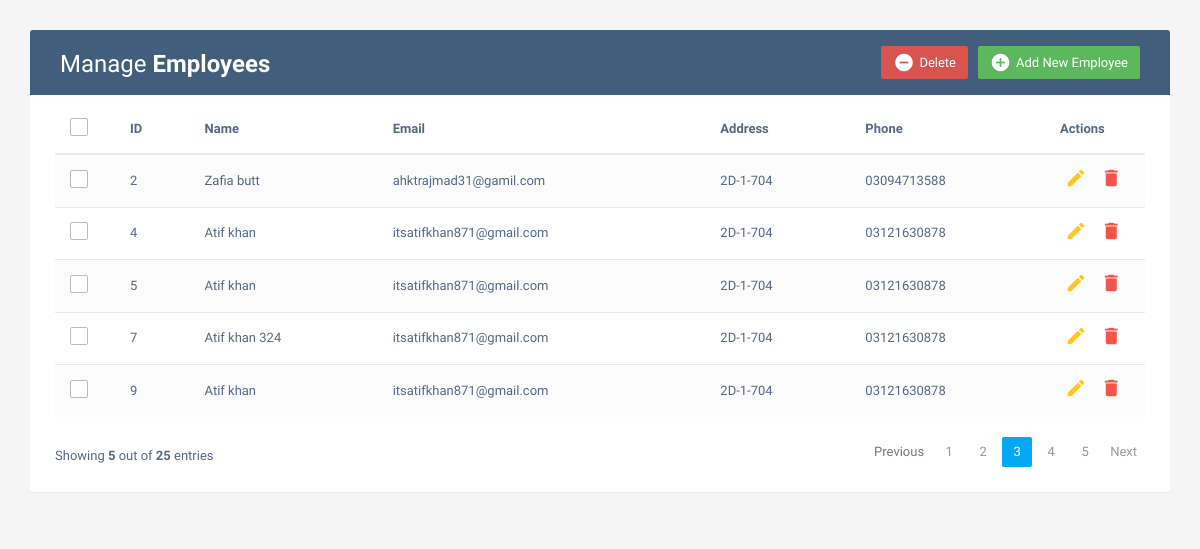
The page / on the database its author committed.
### app/models.py (models this page shows)
class Employees(models.Model):
    name = models.CharField(max_length=100)
    email = models.EmailField(max_length=100)
    address = models.CharField(max_length=100)
    phone = models.CharField(max_length=50)

### app/views.py (the view)
# urls.py: path('', views.INDEX, name="home"),
def INDEX(request):
    emp = Employees.objects.all()
    context = {
        "emp": emp,
    }
    return render(request, "index.html", context)

### templates/index.html (shortened to what this page needs)
<!DOCTYPE html>
<html lang="en">
<head>
    <link rel="stylesheet" href="https://maxcdn.bootstrapcdn.com/font-awesome/4.7.0/css/font-awesome.min.css">
    <link rel="stylesheet" href="https://maxcdn.bootstrapcdn.com/bootstrap/3.3.7/css/bootstrap.min.css">
</head>
<body>
<div class="container">
    <div class="table-wrapper">
        <div class="table-title">
            <div class="row">
                <div class="col-sm-6">
                    <h2>Manage <b>Employees</b></h2>
                </div>
                <div class="col-sm-6">
                    <a href="#addEmployeeModal" class="btn btn-success" data-toggle="modal"><i class="material-icons">&#xE147;</i>
                        <span>Add New Employee</span></a>
                    <a href="#deleteEmployeeModal" class="btn btn-danger" data-toggle="modal"><i class="material-icons">&#xE15C;</i>
                        <span>Delete</span></a>
                </div>
            </div>
        </div>
        <table class="table table-striped table-hover">
            <thead>
            <tr>
                <th>
							<span class="custom-checkbox">
								<label for="selectAll"></label>
							</span>
                </th>
                <th>ID</th>
                <th>Name</th>
                <th>Email</th>
                <th>Address</th>
                <th>Phone</th>
                <th>Actions</th>
            </tr>
            </thead>
            <tbody>
            {% for emp in emp %}
                <tr>
                    <td>
                        <span class="custom-checkbox">
                            <label for="checkbox1"></label>
                        </span>
                    </td>
                    <td>{{ emp.id }}</td>
                    <td>{{ emp.name }}</td>
                    <td>{{ emp.email }}</td>
                    <td>{{ emp.address }}</td>
                    <td>{{ emp.phone }}</td>
                    <td>
                        <a href="#editEmployeeModal-{{ forloop.counter }}" class="edit" data-toggle="modal"><i class="material-icons" data-toggle="tooltip" title="Edit">&#xE254;</i></a>
                        <a href="#deleteEmployeeModal-{{ forloop.counter }}" class="delete" data-toggle="modal"><i class="material-icons" data-toggle="tooltip" title="Delete">&#xE872;</i></a>
                    </td>
                </tr>
            {% endfor %}
            </tbody>
        </table>
        <div class="clearfix">
            <div class="hint-text">Showing <b>5</b> out of <b>25</b> entries</div>
            <ul class="pagination">
                <li class="page-item disabled"><a href="#">Previous</a></li>
                <li class="page-item"><a href="#" class="page-link">1</a></li>
                <li class="page-item"><a href="#" class="page-link">2</a></li>
                <li class="page-item active"><a href="#" class="page-link">3</a></li>
                <li class="page-item"><a href="#" class="page-link">4</a></li>
                <li class="page-item"><a href="#" class="page-link">5</a></li>
                <li class="page-item"><a href="#" class="page-link">Next</a></li>
            </ul>
        </div>
    </div>
</div>
</body>
</html>

### templates/index.html (style rules this page uses)
body { color: #566787; background: #f5f5f5; font-family: 'Varela Round', sans-serif; font-size: 13px; }
.table-wrapper { background: #fff; padding: 20px 25px; margin: 30px 0; border-radius: 3px; box-shadow: 0 1px 1px rgba(0, 0, 0, .05); }
.table-title { padding-bottom: 15px; background: #435d7d; color: #fff; padding: 16px 30px; margin: -20px -25px 10px; border-radius: 3px 3px 0 0; }
.table-title h2 { margin: 5px 0 0; font-size: 24px; }
.table-title .btn { color: #fff; float: right; font-size: 13px; border: none; min-width: 50px; border-radius: 2px; border: none; outline: none !important; margin-left: 10px; }
.table-title .btn i { float: left; font-size: 21px; margin-right: 5px; }
.table-title .btn span { float: left; margin-top: 2px; }
table.table tr th, table.table tr td { border-color: #e9e9e9; padding: 12px 15px; vertical-align: middle; }
table.table tr th:first-child { width: 60px; }
table.table tr th:last-child { width: 100px; }
table.table-striped tbody tr:nth-of-type(odd) { background-color: #fcfcfc; }
table.table td:last-child i { opacity: 0.9; font-size: 22px; margin: 0 5px; }
table.table td a { font-weight: bold; color: #566787; display: inline-block; text-decoration: none; outline: none !important; }
table.table td a.edit { color: #FFC107; }
table.table td a.delete { color: #F44336; }
table.table td i { font-size: 19px; }
.pagination { float: right; margin: 0 0 5px; }
.pagination li a { border: none; font-size: 13px; min-width: 30px; min-height: 30px; color: #999; margin: 0 2px; line-height: 30px; border-radius: 2px !important; text-align: center; padding: 0 6px; }
.pagination li.active a, .pagination li.active a.page-link { background: #03A9F4; }
.hint-text { float: left; margin-top: 10px; font-size: 13px; }
.custom-checkbox { position: relative; }
.custom-checkbox label:before { width: 18px; height: 18px; }
.custom-checkbox label:before { content: ''; margin-right: 10px; display: inline-block; vertical-align: text-top; background: white; border: 1px solid #bbb; border-radius: 2px; box-sizing: border-box; z-index: 2; }

### rows shown on the page
Employees: id "2", name "Zafia butt", email "ahktrajmad31@gamil.com", address "2D-1-704", phone "03094713588"
Employees: id "4", name "Atif khan", email "itsatifkhan871@gmail.com", address "2D-1-704", phone "03121630878"
Employees: id "5", name "Atif khan", email "itsatifkhan871@gmail.com", address "2D-1-704", phone "03121630878"
Employees: id "7", name "Atif khan 324", email "itsatifkhan871@gmail.com", address "2D-1-704", phone "03121630878"
Employees: id "9", name "Atif khan", email "itsatifkhan871@gmail.com", address "2D-1-704", phone "03121630878"
